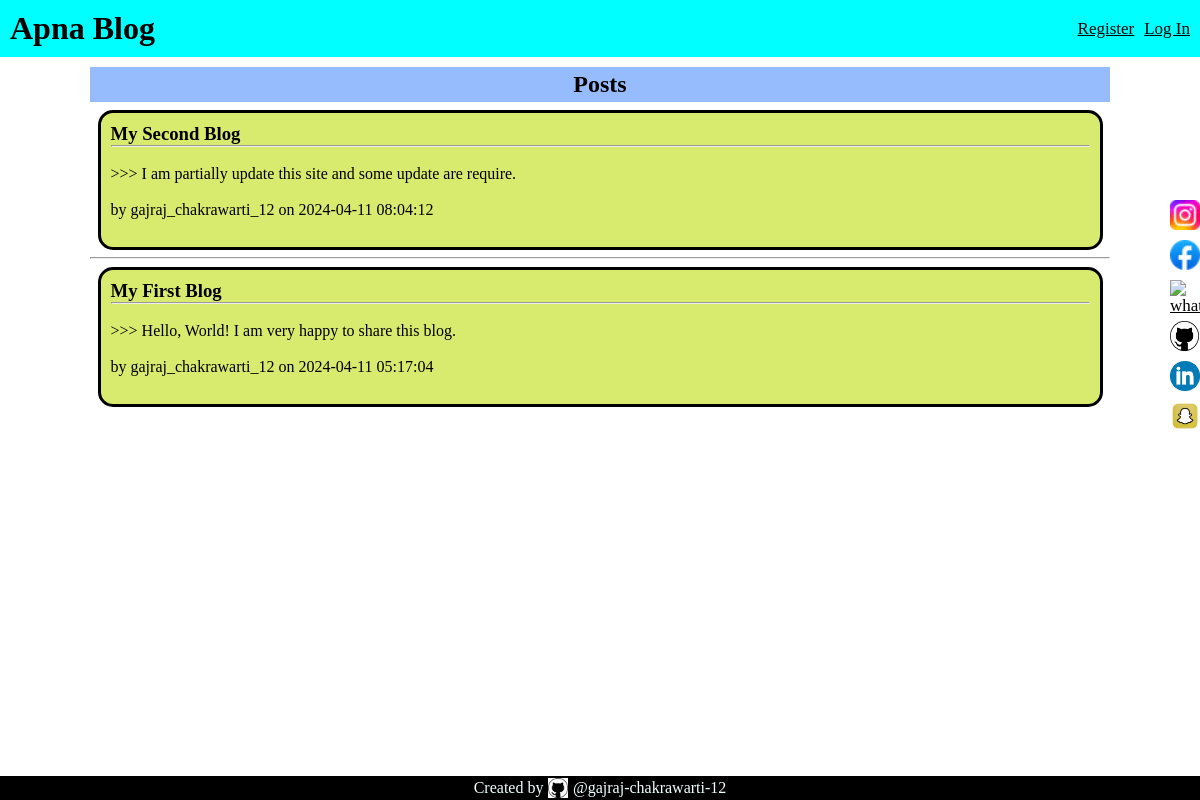
The page / on the database its author committed.
### tables this page shows
CREATE TABLE post (
  id INTEGER PRIMARY KEY AUTOINCREMENT,
  author_id INTEGER NOT NULL,
  created TIMESTAMP NOT NULL DEFAULT CURRENT_TIMESTAMP,
  title TEXT NOT NULL,
  body TEXT NOT NULL,
  FOREIGN KEY (author_id) REFERENCES user (id)
);

CREATE TABLE user (
  id INTEGER PRIMARY KEY AUTOINCREMENT,
  first_name VARCHAR(20) NOT NULL,
  last_name VARCHAR(20) NOT NULL,
  phone_number INTEGER(10) UNIQUE NOT NULL,
  email TEXT UNIQUE NOT NULl,
  username TEXT UNIQUE NOT NULL,
  password TEXT NOT NULL
);

### flaskr/blog.py (the view)
@bp.route('/')
def index():
    db = get_db()
    posts = db.execute(
        'SELECT p.id, title, body, created, author_id, username'
        ' FROM post p JOIN user u ON p.author_id = u.id'
        ' ORDER BY created DESC'
    ).fetchall()
    return render_template('blog/index.html', posts=posts)

### flaskr/auth.py (called while the page is built)
@bp.before_app_request
def load_logged_in_user():
    user_id = session.get('user_id')
    if user_id is None:
        g.user = None
    else:
        g.user = get_db().execute(
            'SELECT * FROM user WHERE id = ?', (user_id,)
        ).fetchone()

### flaskr/db.py (called while the page is built)
def get_db():
    if 'db' not in g:
        g.db = sqlite3.connect(
            current_app.config['DATABASE'],
            detect_types=sqlite3.PARSE_DECLTYPES
        )
        g.db.row_factory = sqlite3.Row
    return g.db

### flaskr/templates/blog/index.html (shortened to what this page needs)
{% extends 'base.html' %}
{% block header %}
<h1>{% block title %}Posts{% endblock %}</h1>
{% endblock %}
{% block content %}
{% for post in posts %}
<article class="post">
  <header>
    <div>
      <h1>{{ post['title'] }}</h1>
    </div>
    <hr>
    <br>
  </header>
  <p class="body">>>> {{ post['body'] }}</p>
  <br>
  <div class="about">by {{ post['username'] }} on {{ post['created'].strftime('%Y-%m-%d %H:%M:%S') }}</div>
  <br>
</article>
{% if not loop.last %}
<hr>
{% endif %}
{% endfor %}
{% endblock %}

### flaskr/templates/base.html (shortened to what this page needs)
<!DOCTYPE html>
<html lang="en">
<head>
  <link rel="stylesheet" href="{{ url_for('static', filename='style.css')}}">
</head>
<body>
  <header id="header">
    <div class="headerdiv">
      {% if name %} <h1> {{ name }} </h1> {% else %} <h1>Apna Blog</h1> {% endif %}
    </div>
    <div class="headerdiv" id="headerdiv1">
      {% if g.user %}
      <object>{{ g.user['username'] }}</object>
      <a href="{{ url_for('auth.logout') }}">Log Out</a>
      {% else %}
      <a href="/auth/register">Register</a>
      <a href="/auth/login">Log In</a>
      {% endif %}
    </div>
  </header>
  <div id="connectLink">
    <a href="https://www.instagram.com/gajraj_chakrawarti_12/"><img src="{{url_for('static',filename='instagram.png')}}"
        alt="instagram" id="instagram" class="img"></a>
    <a href="https://www.facebook.com/gajrajchakrawarti12"><img src="{{url_for('static',filename='facebook.png')}}"
        alt="facebook" id="facebook" class="img"></a>
    <a href="https://wa.me/qr/HBXBMXPYCLECN1"><img src="{{url_for('static',filename='whatsapp.png')}}" alt="whatsapp"
        id="whatsapp" class="img"></a>
    <a href="https://github.com/gajraj-chakrawarti-12"><img src="{{url_for('static',filename='github.png')}}"
        alt="github" class="img"></a>
    <a href="https://www.linkedin.com/in/gajraj-chakrawarti-356298297"><img
        src="{{url_for('static',filename='linkedin.png')}}" alt="linkedin" id="linkedin" class="img"></a>
    <a href="https://www.snapchat.com/add/chakravarti6687?share_id=ePaXTK3In34&locale=en-US"><img
        src="{{url_for('static',filename='snapchat.png')}}" alt="snapchat" id="snapchat" class="img"></a>
  </div>
  <div id="posts">
    <section class="content">
      <header>
        {% block header %}{% endblock %}
      </header>
      {% block content %}{% endblock %}
    </section>
  </div>
  <footer>
    <div id="footerdiv">
      <p>Created by </p><img src="{{url_for('static',filename='github.png')}}" alt="github" id="github">
      <p>@gajraj-chakrawarti-12</p>
    </div>
  </footer>
</body>
</html>

### flaskr/static/style.css (style rules this page uses)
* { margin: 0px; padding: 0px; }
#header { display: flex; background-color: cyan; }
.headerdiv { width: 50%; padding: 10px; display: flex; flex-wrap: wrap; align-items: center; gap: 10px; }
#headerdiv1 { justify-content: right; }
a { color: rgb(0, 0, 0); font-size: 17px; }
#connectLink { mix-blend-mode: multiply; display: flex; flex-direction: column; gap: 5px; width: 30px; height: auto; position: fixed; right: 0px; top: 25%; }
.img { height: 30px; object-fit: contain; }
#posts { display: flex; flex-wrap: wrap; justify-content: center; }
.posts, .content { width: 85%; }
.content>header { background-color: rgb(150, 188, 253); color: rgb(0, 0, 0); height: 35px; display: flex; justify-content: center; align-items: center; margin-top: 10px; }
article { background-color: rgb(216, 235, 111); padding: 10px; margin: 7.5px; border: 3px solid black; border-radius: 15px; }
footer { position: fixed; bottom: 0px; width: 100%; background-color: black; height: 24px; }
#footerdiv { display: flex; justify-content: center; color: azure; align-items: center; }
#github { height: 20px; padding: 2px 5px; }

### rows shown on the page
post: title "My Second Blog", body "I am partially update this site and some update are require.", username "gajraj_chakrawarti_12", created "2024-04-11 08:04:12"
post: title "My First Blog", body "Hello, World! I am very happy to share this blog.", username "gajraj_chakrawarti_12", created "2024-04-11 05:17:04"
